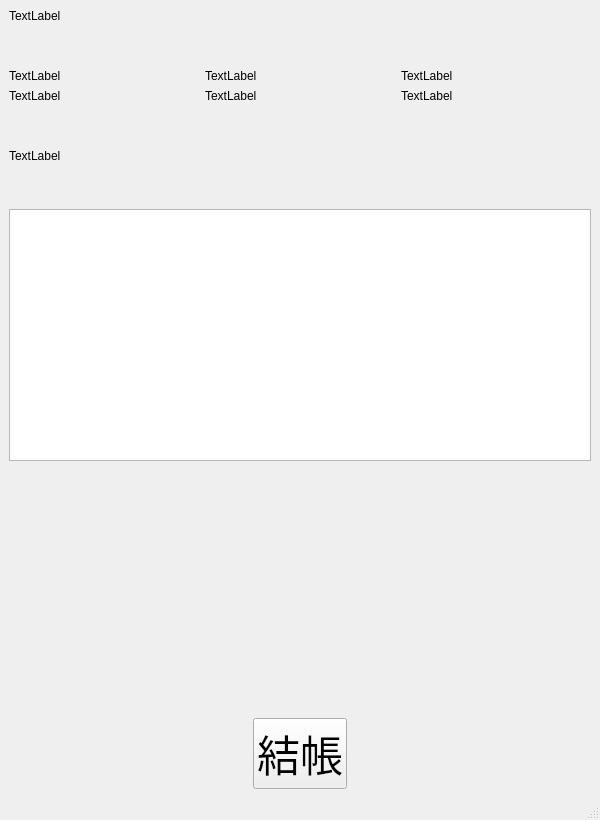
<?xml version="1.0" encoding="UTF-8"?>
<ui version="4.0">
 <class>MainWindow</class>
 <widget class="QMainWindow" name="MainWindow">
  <property name="geometry">
   <rect>
    <x>0</x>
    <y>0</y>
    <width>600</width>
    <height>820</height>
   </rect>
  </property>
  <property name="windowTitle">
   <string>MainWindow</string>
  </property>
  <widget class="QWidget" name="centralwidget">
   <property name="maximumSize">
    <size>
     <width>600</width>
     <height>820</height>
    </size>
   </property>
   <layout class="QGridLayout" name="gridLayout_2">
    <item row="9" column="0">
     <widget class="QTextBrowser" name="textBrowser">
      <property name="font">
       <font>
        <family>微軟正黑體</family>
        <pointsize>18</pointsize>
       </font>
      </property>
     </widget>
    </item>
    <item row="7" column="0">
     <widget class="QLabel" name="label_order">
      <property name="text">
       <string>TextLabel</string>
      </property>
     </widget>
    </item>
    <item row="5" column="0">
     <spacer name="verticalSpacer_2">
      <property name="orientation">
       <enum>Qt::Vertical</enum>
      </property>
      <property name="sizeType">
       <enum>QSizePolicy::Preferred</enum>
      </property>
      <property name="sizeHint" stdset="0">
       <size>
        <width>20</width>
        <height>40</height>
       </size>
      </property>
     </spacer>
    </item>
    <item row="8" column="0">
     <spacer name="verticalSpacer_3">
      <property name="orientation">
       <enum>Qt::Vertical</enum>
      </property>
      <property name="sizeType">
       <enum>QSizePolicy::Preferred</enum>
      </property>
      <property name="sizeHint" stdset="0">
       <size>
        <width>20</width>
        <height>40</height>
       </size>
      </property>
     </spacer>
    </item>
    <item row="3" column="0">
     <spacer name="verticalSpacer">
      <property name="orientation">
       <enum>Qt::Vertical</enum>
      </property>
      <property name="sizeType">
       <enum>QSizePolicy::Preferred</enum>
      </property>
      <property name="sizeHint" stdset="0">
       <size>
        <width>20</width>
        <height>40</height>
       </size>
      </property>
     </spacer>
    </item>
    <item row="2" column="0">
     <layout class="QVBoxLayout" name="verticalLayout">
      <property name="sizeConstraint">
       <enum>QLayout::SetMinimumSize</enum>
      </property>
      <property name="bottomMargin">
       <number>0</number>
      </property>
      <item>
       <widget class="QLabel" name="label_menu">
        <property name="sizePolicy">
         <sizepolicy hsizetype="Preferred" vsizetype="Fixed">
          <horstretch>0</horstretch>
          <verstretch>0</verstretch>
         </sizepolicy>
        </property>
        <property name="text">
         <string>TextLabel</string>
        </property>
       </widget>
      </item>
     </layout>
    </item>
    <item row="4" column="0">
     <layout class="QVBoxLayout" name="verticalLayout_2">
      <item>
       <layout class="QHBoxLayout" name="horizontalLayout_2">
        <item>
         <widget class="QLabel_changed" name="label_1">
          <property name="text">
           <string>TextLabel</string>
          </property>
         </widget>
        </item>
        <item>
         <widget class="QLabel_changed" name="label_2">
          <property name="text">
           <string>TextLabel</string>
          </property>
         </widget>
        </item>
        <item>
         <widget class="QLabel_changed" name="label_3">
          <property name="text">
           <string>TextLabel</string>
          </property>
         </widget>
        </item>
       </layout>
      </item>
      <item>
       <layout class="QHBoxLayout" name="horizontalLayout">
        <item>
         <widget class="QLabel_changed" name="label_4">
          <property name="text">
           <string>TextLabel</string>
          </property>
         </widget>
        </item>
        <item>
         <widget class="QLabel_changed" name="label_5">
          <property name="text">
           <string>TextLabel</string>
          </property>
         </widget>
        </item>
        <item>
         <widget class="QLabel_changed" name="label_6">
          <property name="text">
           <string>TextLabel</string>
          </property>
         </widget>
        </item>
       </layout>
      </item>
     </layout>
    </item>
    <item row="11" column="0">
     <layout class="QHBoxLayout" name="horizontalLayout_3">
      <item>
       <spacer name="horizontalSpacer">
        <property name="orientation">
         <enum>Qt::Horizontal</enum>
        </property>
        <property name="sizeType">
         <enum>QSizePolicy::Expanding</enum>
        </property>
        <property name="sizeHint" stdset="0">
         <size>
          <width>40</width>
          <height>20</height>
         </size>
        </property>
       </spacer>
      </item>
      <item>
       <widget class="QPushButton" name="btn_order">
        <property name="font">
         <font>
          <family>微軟正黑體</family>
          <pointsize>32</pointsize>
          <weight>50</weight>
          <italic>false</italic>
          <bold>false</bold>
          <underline>false</underline>
         </font>
        </property>
        <property name="text">
         <string>結帳</string>
        </property>
       </widget>
      </item>
      <item>
       <spacer name="horizontalSpacer_2">
        <property name="orientation">
         <enum>Qt::Horizontal</enum>
        </property>
        <property name="sizeType">
         <enum>QSizePolicy::Expanding</enum>
        </property>
        <property name="sizeHint" stdset="0">
         <size>
          <width>40</width>
          <height>20</height>
         </size>
        </property>
       </spacer>
      </item>
     </layout>
    </item>
    <item row="10" column="0">
     <spacer name="verticalSpacer_4">
      <property name="orientation">
       <enum>Qt::Vertical</enum>
      </property>
      <property name="sizeHint" stdset="0">
       <size>
        <width>20</width>
        <height>40</height>
       </size>
      </property>
     </spacer>
    </item>
   </layout>
  </widget>
  <widget class="QMenuBar" name="menubar">
   <property name="geometry">
    <rect>
     <x>0</x>
     <y>0</y>
     <width>600</width>
     <height>21</height>
    </rect>
   </property>
  </widget>
  <widget class="QStatusBar" name="statusbar"/>
 </widget>
 <customwidgets>
  <customwidget>
   <class>QLabel_changed</class>
   <extends>QLabel</extends>
   <header>QLABEL2.h</header>
  </customwidget>
 </customwidgets>
 <resources/>
 <connections/>
</ui>
